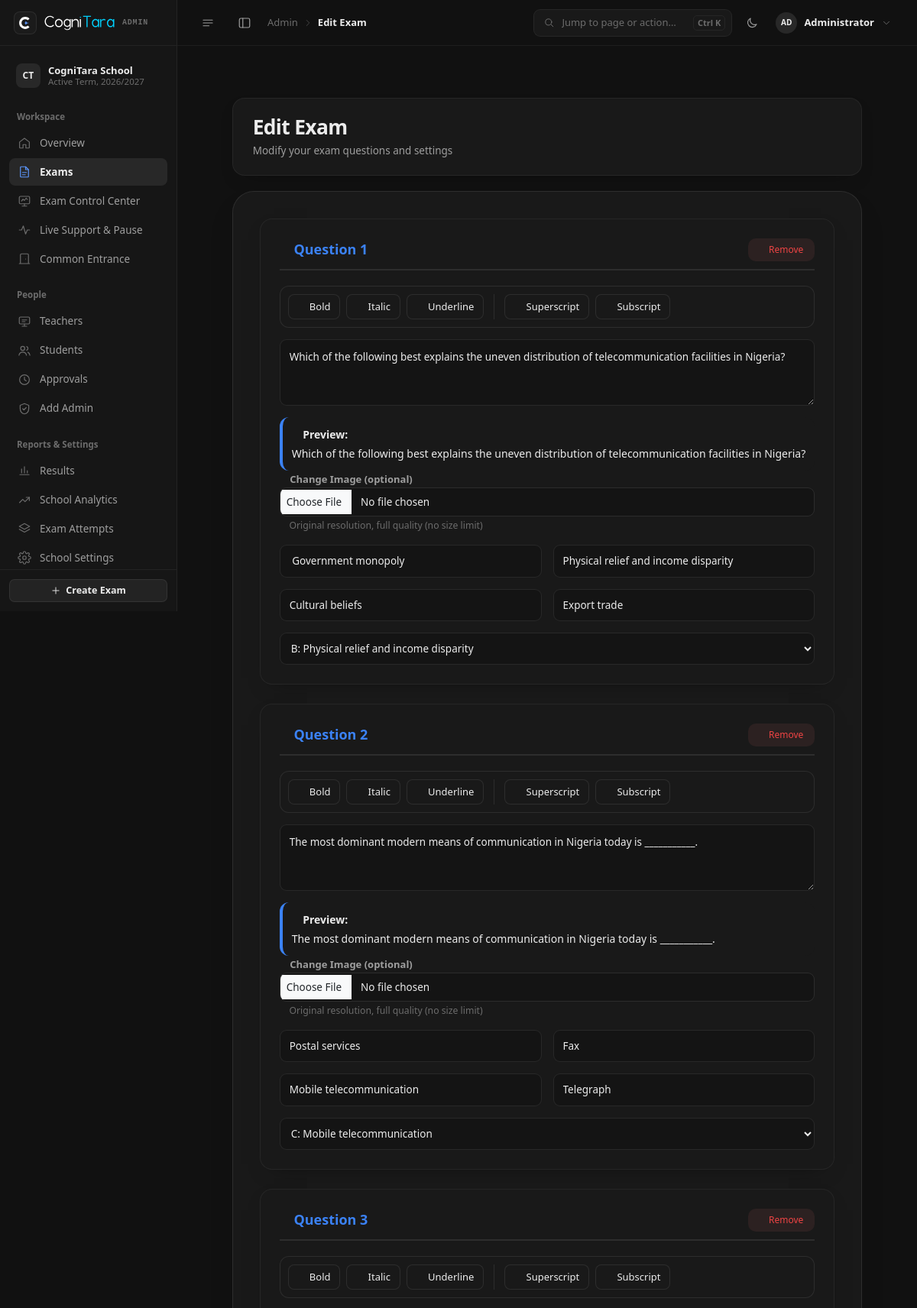
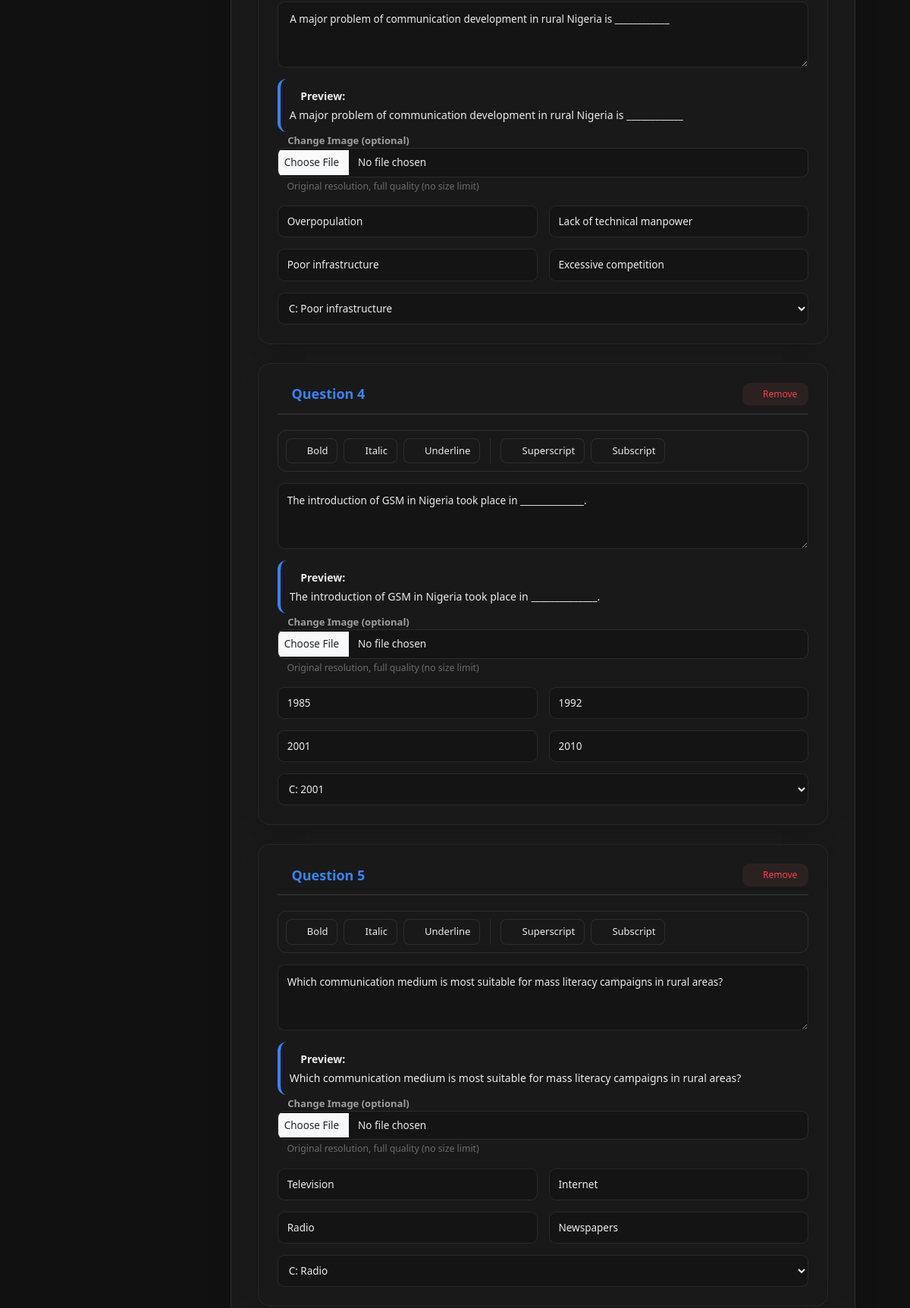
The app's page /edit_exam/166 (signed in, upper part) with its own data (2 pictures, top to bottom).
### tables this page shows
CREATE TABLE questions (
    id INTEGER PRIMARY KEY AUTOINCREMENT,
    exam_id INTEGER,
    question TEXT,
    option1 TEXT,
    option2 TEXT,
    option3 TEXT,
    option4 TEXT,
    answer TEXT, image TEXT, section_id INTEGER, group_id INTEGER, display_order INTEGER DEFAULT 0, mandatory INTEGER DEFAULT 0,
    FOREIGN KEY(exam_id) REFERENCES exams(id)
);

### cognitara/routes/admin/exams.py (the view, shortened to what this page needs)
@admin_exams_bp.route("/edit_exam/<int:exam_id>", methods=["GET", "POST"])
def edit_exam(exam_id):
    if "admin_id" not in session:
        return redirect("/")
    conn = get_db_connection()
    cursor = conn.cursor()
    try:
        cursor.execute("SELECT * FROM questions WHERE exam_id=? ORDER BY id", (exam_id,))
        questions = cursor.fetchall()
    finally:
        conn.close()
    return render_template("edit_exam.html", questions=questions)

### cognitara/database/connection.py (called while the page is built)
    def __getitem__(self, key):
        return self._row[key]

### cognitara/database/initialization.py (called while the page is built, shortened)
def ensure_deadline_columns(conn):
    global _CHECKED_DBS
    try:
        db_file = conn.execute("PRAGMA database_list;").fetchone()[2] or ":memory:"
    except Exception:
        db_file = "unknown"
    if db_file in _CHECKED_DBS:
        return

### cognitara/security/csrf_ratelimit.py (called while the page is built, shortened)
def inject_csrf_from_body():
    if "HTTP_X_CSRFTOKEN" not in request.environ and "HTTP_X_CSRF_TOKEN" not in request.environ:
        token = None
        if request.is_json:
            json_data = request.get_json(silent=True) or {}
            token = json_data.get("csrf_token")
        else:
            c_type = request.content_type or ""
        if token:
            request.environ["HTTP_X_CSRFTOKEN"] = str(token)

### cognitara/security/license_guard.py (called while the page is built, shortened)
def is_testing_bypass_active(app) -> bool:
    if getattr(sys, "frozen", False):
        return False
    if not app.config.get("TESTING", False):
        return False

def should_enforce_license(app) -> bool:
    if getattr(sys, "frozen", False):
        return True
    if is_testing_bypass_active(app):
        return False
    if app.config.get("ENFORCE_LICENSE", False):
        return True
    if os.environ.get("COGNITARA_ENFORCE_LICENSE") == "1":
        return True
    if os.environ.get("COGNITARA_DESKTOP_MANAGED") == "1":
        return True
    return False

def enforce_license_before_request():
    from flask import current_app, jsonify, request
    if not should_enforce_license(current_app):
        return None

### templates/edit_exam.html (shortened to what this page needs)
{%- from '_ct_shell.html' import ico, ct_boot_script, admin_shell_start, teacher_shell_start, student_topbar, shell_end -%}
<!DOCTYPE html>
<html lang="en" data-theme="dark">
<head>
    <link href="{{ url_for('static', filename='vendor/bootstrap/css/bootstrap.min.css') }}" rel="stylesheet">
    <link rel="stylesheet" href="{{ url_for('static', filename='vendor/fontawesome/css/all.min.css') }}">
    <link rel="stylesheet" href="{{ url_for('static', filename='vendor/katex/katex.min.css') }}">
  <link rel="stylesheet" href="{{ url_for('static', filename='css/cognitara-web.css') }}">
  <link rel="stylesheet" href="{{ url_for('static', filename='css/cognitara-portal-unified.css') }}">
  <link rel="stylesheet" href="{{ url_for('static', filename='css/cognitara-teacher-studio.css') }}">
  <link rel="stylesheet" href="{{ url_for('static', filename='css/cognitara-admin-studio.css') }}">
</head>
<body class="ct-app ct-bs ad-studio">
{{ admin_shell_start(active='exams', crumb='Edit Exam') }}
    <div class="edit-exam-container">
        <div class="page-header">
            <h1>Edit Exam</h1>
            <p>Modify your exam questions and settings</p>
        </div>
        <div class="form-container">
            <form method="POST" enctype="multipart/form-data" id="examForm">
                <div id="questionsContainer">
                    {% for q in questions %}
                    <div class="question-card" id="q{{ loop.index }}">
                        <div class="question-header">
                            <span class="question-title"><i class="fas fa-question-circle"></i> Question {{ loop.index }}</span>
                            <button type="button" class="remove-btn" onclick="removeQuestion('q{{ loop.index }}')">
                                <i class="fas fa-trash-alt"></i> Remove
                            </button>
                        </div>
                        <div class="question-toolbar">
                            <button type="button" class="toolbar-btn" onclick="formatText('b', 'question_{{ loop.index }}', {{ loop.index }})">
                                <i class="fas fa-bold"></i> Bold
                            </button>
                            <button type="button" class="toolbar-btn" onclick="formatText('i', 'question_{{ loop.index }}', {{ loop.index }})">
                                <i class="fas fa-italic"></i> Italic
                            </button>
                            <button type="button" class="toolbar-btn" onclick="formatText('u', 'question_{{ loop.index }}', {{ loop.index }})">
                                <i class="fas fa-underline"></i> Underline
                            </button>
                            <button type="button" class="toolbar-btn" onclick="formatText('sup', 'question_{{ loop.index }}', {{ loop.index }})">
                                <i class="fas fa-superscript"></i> Superscript
                            </button>
                            <button type="button" class="toolbar-btn" onclick="formatText('sub', 'question_{{ loop.index }}', {{ loop.index }})">
                                <i class="fas fa-subscript"></i> Subscript
                            </button>
                        </div>
                        <textarea class="question-textarea"
                                  name="question_{{ loop.index }}"
                                  id="question_{{ loop.index }}"
                                  rows="3"
                                  required
                                  oninput="updatePreview({{ loop.index }})">{{ q.question | safe }}</textarea>
                        <div class="formatted-preview" id="preview_{{ loop.index }}" style="display:none;">
                            <strong><i class="fas fa-eye"></i> Preview:</strong>
                            <div class="preview-content mt-1"></div>
                        </div>
                        <div class="mb-3">
                            <label style="font-size: 13px;"><i class="fas fa-image"></i> Change Image (optional)</label>
                            <input type="file" class="form-control" style="padding: 8px;" name="image_{{ loop.index }}" accept="image/*" onchange="validateImage(this, {{ loop.index }})">
                            <small class="text-muted"><i class="fas fa-info-circle"></i> Original resolution, full quality (no size limit)</small>
                        </div>
                        <div class="options-grid">
                            <input type="text" class="option-input" name="option_{{ loop.index }}_1" value="{{ q.option1 }}" placeholder="Option A" required>
                            <input type="text" class="option-input" name="option_{{ loop.index }}_2" value="{{ q.option2 }}" placeholder="Option B" required>
                            <input type="text" class="option-input" name="option_{{ loop.index }}_3" value="{{ q.option3 }}" placeholder="Option C" required>
                            <input type="text" class="option-input" name="option_{{ loop.index }}_4" value="{{ q.option4 }}" placeholder="Option D" required>
                        </div>
                        <select class="answer-select" name="answer_{{ loop.index }}" required>
                            <option value="2" {% if q.answer == q.option2 %}selected{% endif %}>B: {{ q.option2 }}</option>
                            <option value="3" {% if q.answer == q.option3 %}selected{% endif %}>C: {{ q.option3 }}</option>
                        </select>
                    </div>
                    {% endfor %}
                </div>
            </form>
        </div>
    </div>
{{ shell_end(role='admin') }}
</body>
</html>

### static/css/cognitara-portal-unified.css (style rules this page uses)
body.ct-app.ct-bs { background: var(--ct-bg) !important; color: var(--ct-ink) !important; font-family: var(--ct-font) !important; padding: 0 !important; margin: 0 !important; overflow-x: clip; }
.ct-app.ct-bs .page-header, .ct-app.ct-bs .page-hero, .ct-app.ct-bs .header-card, .ct-app.ct-bs .top-header, .ct-app.ct-bs .hero-card, .ct-app.ct-bs .profile-header, .ct-app.ct-bs .exam-header-card, .ct-app.ct-bs .card-header-section { background: var(--ct-surface) !important; background-image: radial-gradient(560px 200px at 94% 0%, rgba(0, 102, 255, 0.14), transparent 72%) !important; border: 1px solid var(--ct-line) !important; border-radius: var(--ct-r-xl) !important; padding: 22px 26px !important; margin-bottom: 20px !important; color: var(--ct-ink) !important; box-shadow: var(--ct-shadow-1) !important; }
.ct-app.ct-bs .card, .ct-app.ct-bs .section-card, .ct-app.ct-bs .stat-card, .ct-app.ct-bs .chart-card, .ct-app.ct-bs .table-card, .ct-app.ct-bs .form-card, .ct-app.ct-bs .settings-card, .ct-app.ct-bs .filter-card, .ct-app.ct-bs .filter-bar, .ct-app.ct-bs .filter-section, .ct-app.ct-bs .search-bar, .ct-app.ct-bs .toolbar-card, .ct-app.ct-bs .exam-card, .ct-app.ct-bs .question-card, .ct-app.ct-bs .question-item, .ct-app.ct-bs .group-card, .ct-app.ct-bs .student-card, .ct-app.ct-bs .pending-card, .ct-app.ct-bs .analytics-card, .ct-app.ct-bs .support-card, .ct-app.ct-bs .attempt-card, .ct-app.ct-bs .summary-card, .ct-app.ct-bs .metric-card, .ct-app.ct-bs .kpi-card, .ct-app.ct-bs .dashboard-card, .ct-app.ct-bs .card-container, .ct-app.ct-bs .class-card, .ct-app.ct-bs .result-card, .ct-app.ct-bs .info-card, .ct-app.ct-bs .detail-card, .ct-app.ct-bs .panel-card, .ct-app.ct-bs .preview-card, .ct-app.ct-bs .log-card { background: var(--ct-surface) !important; border: 1px solid var(--ct-line) !important; border-radius: var(--ct-r-lg) !important; color: var(--ct-ink) !important; box-shadow: var(--ct-shadow-1) !important; transition: transform var(--ct-d-3) var(--ct-ease), border-color var(--ct-d-2) var(--ct-ease); }
.ct-app.ct-bs h1, .ct-app.ct-bs h2, .ct-app.ct-bs h3, .ct-app.ct-bs h4, .ct-app.ct-bs h5, .ct-app.ct-bs h6, .ct-app.ct-bs strong, .ct-app.ct-bs b { color: var(--ct-ink); }
.ct-app.ct-bs p, .ct-app.ct-bs li, .ct-app.ct-bs dd { color: var(--ct-ink-2); }

### static/css/cognitara-teacher-studio.css (style rules this page uses)
:root, [data-theme="dark"] { --tc-canvas: #111111; --tc-sidebar: #161616; --tc-surface: #191919; --tc-surface-2: #202020; --tc-elevated: #282828; --tc-well: #141414; --tc-ink: #ECECEC; --tc-ink-2: #9E9E9E; --tc-ink-3: #6C6C6C; --tc-line: rgba(255, 255, 255, 0.055); --tc-line-2: rgba(255, 255, 255, 0.085); --tc-line-3: rgba(255, 255, 255, 0.14); --tc-specular: 0 0 0 0 transparent; --tc-shadow: 0 10px 28px -18px rgba(0, 0, 0, 0.55); --tc-cta-bg: #3B82F6; --tc-cta-ink: #FFFFFF; --tc-cta-hover: #4F8BFF; --tc-cta-shadow: 0 1px 2px rgba(0, 0, 0, 0.32); --tc-sidebar-cta-bg: #232323; --tc-sidebar-cta-hover: #2C2C2C; --tc-sidebar-cta-ink: #ECECEC; --tc-sidebar-cta-line: rgba(255, 255, 255, 0.07); --tc-accent: #5B95F9; --tc-accent-solid: #3B82F6; --tc-accent-soft: rgba(59, 130, 246, 0.10); --tc-accent-line: rgba(59, 130, 246, 0.22); --tc-ok: #3ECF8E; --tc-ok-soft: rgba(62, 207, 142, 0.09); --tc-ok-line: rgba(62, 207, 142, 0.18); --tc-warn: #D4A14C; --tc-warn-soft: rgba(212, 161, 76, 0.10); --tc-warn-line: rgba(212, 161, 76, 0.20); --tc-bad: #E57373; --tc-bad-soft: rgba(229, 115, 115, 0.09); --tc-bad-line: rgba(229, 115, 115, 0.20); --tc-orange: #D98A4E; }

### records on screen
questions: question "Which of the following best explains the uneven distribution of telecommunication facilities in Nigeria?", option1 "Government monopoly", option2 "Physical relief and income disparity", option3 "Cultural beliefs", option4 "Export trade", answer+option2 "B: Physical relief and income disparity"
questions: question "The most dominant modern means of communication in Nigeria today is ___________.", option1 "Postal services", option2 "Fax", option3 "Mobile telecommunication", option4 "Telegraph", answer+option3 "C: Mobile telecommunication"
questions: question "A major problem of communication development in rural Nigeria is ____________", option1 "Overpopulation", option2 "Lack of technical manpower", option3 "Poor infrastructure", option4 "Excessive competition", answer+option3 "C: Poor infrastructure"
questions: question "The introduction of GSM in Nigeria took place in ______________.", option1 "1985", option2 "1992", option3 "2001", option4 "2010", answer+option3 "C: 2001"
questions: question "Which communication medium is most suitable for mass literacy campaigns in rural areas?", option1 "Television", option2 "Internet", option3 "Radio", option4 "Newspapers", answer+option3 "C: Radio"

### other values on screen
{{ _school.initials or 'CT' }} "CT"
{{ _school.school_name }} "CogniTara School"
{{ _school.current_term }} "Active Term"
{{ _school.academic_session }} "2026/2027"
{{ parent_label }} "Admin"
{{ crumb }} "Edit Exam"
{{ (_user[:2] if _user else 'AD')|upper }} "AD"
{{ _user }} "Administrator"
